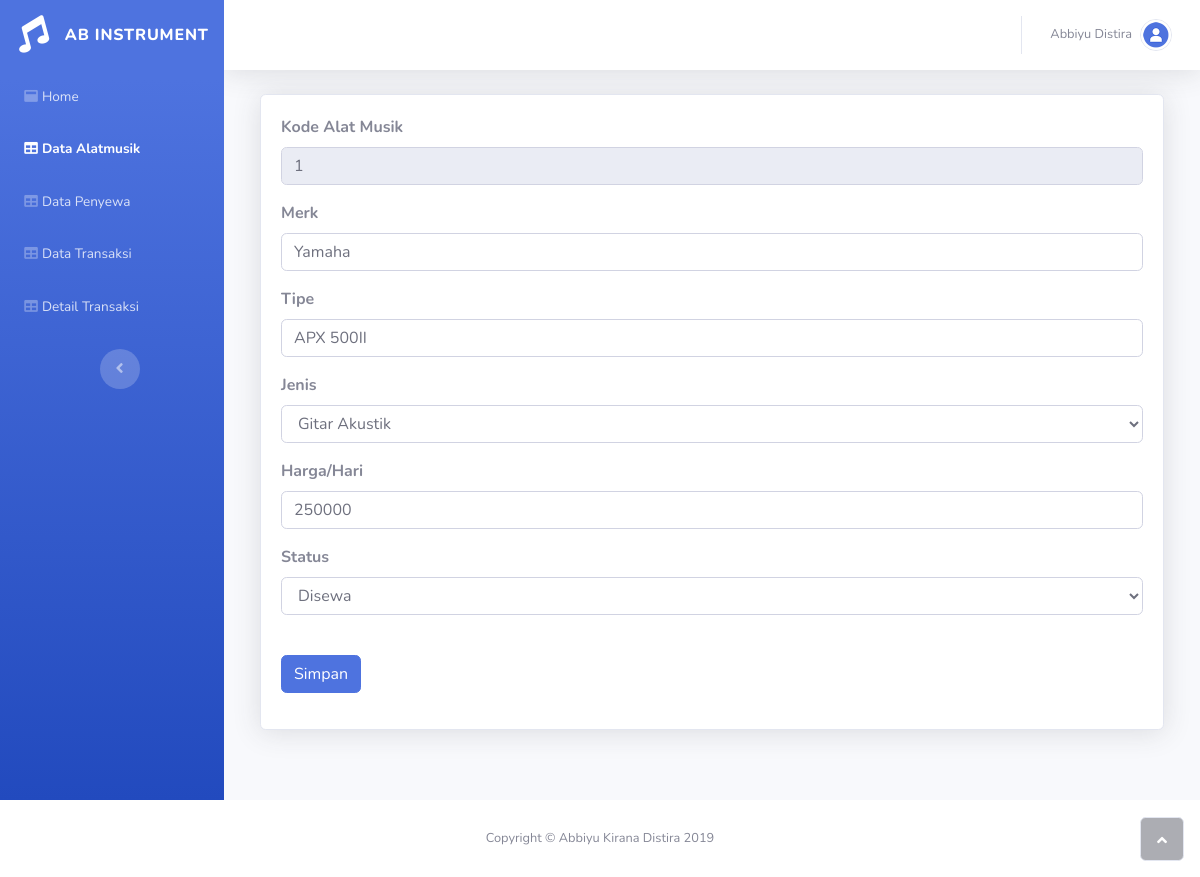
/edit_alatmusik.php?id_alatmusik=1 (signed in), run on the app's committed database.
### tables this page shows
CREATE TABLE `alatmusik` (
  `id_alatmusik` int(11) NOT NULL,
  `merk` varchar(25) NOT NULL,
  `tipe` varchar(50) NOT NULL,
  `jenis` varchar(20) NOT NULL,
  `harga_sewa` varchar(25) NOT NULL,
  `status` varchar(25) NOT NULL
);

### edit_alatmusik.php (the view, shortened to what this page needs)
<?php
include "koneksi.php";
$id_alatmusik = $_GET['id_alatmusik'];
$query = mysqli_query($connect, "select * from alatmusik where id_alatmusik='$id_alatmusik'") or die(mysqli_error($connect));
while ($res = mysqli_fetch_array($query)) {
    $id_alatmusik = $res['id_alatmusik'];
    $merk = $res['merk'];
    $tipe = $res['tipe'];
    $harga_sewa = $res['harga_sewa'];
}
?>
<!DOCTYPE html>
<html>
<head>
    <link rel="stylesheet" href="assets/bootstrap/css/bootstrap.min.css">
    <link rel="stylesheet" href="assets/fonts/fontawesome-all.min.css">
    <link rel="stylesheet" href="assets/css/Navigation-Clean.css">
</head>
<body id="page-top">
    <div id="wrapper">
        <nav class="navbar navbar-dark align-items-start sidebar sidebar-dark accordion bg-gradient-primary p-0">
            <div class="container-fluid d-flex flex-column p-0">
                <a class="navbar-brand d-flex justify-content-center align-items-center sidebar-brand m-0" href="#">
                    <div class="sidebar-brand-icon rotate-n-15"><i class="fas fa-music"></i></div>
                    <div class="sidebar-brand-text mx-3"><span>AB Instrument</span></div>
                </a>
                <ul class="nav navbar-nav text-light" id="accordionSidebar">
                    <li class="nav-item" role="presentation">
                        <a class="nav-link" href="index.php"><i class="fas fa-window-maximize"></i><span>Home</span></a>
                        <a class="nav-link active" href="alatmusik.php"><i class="fas fa-table"></i><span>Data Alatmusik</span></a>
                        <a class="nav-link" href="penyewa.php"><i class="fas fa-table"></i><span>Data Penyewa</span></a>
                        <a class="nav-link" href="transaksi.php"><i class="fas fa-table"></i><span>Data Transaksi</span></a>
                        <a class="nav-link" href="detailtransaksi.php"><i class="fas fa-table"></i><span>Detail Transaksi</span></a>
                    </li>
                </ul>
                <div class="text-center d-none d-md-inline"><button class="btn rounded-circle border-0" id="sidebarToggle" type="button"></button></div>
            </div>
        </nav>
        <div class="d-flex flex-column" id="content-wrapper">
            <div id="content">
                <nav class="navbar navbar-light navbar-expand bg-white shadow mb-4 topbar static-top">
                    <div class="container-fluid">
                        <ul class="nav navbar-nav flex-nowrap ml-auto">
                            <li class="nav-item dropdown no-arrow" role="presentation">
                                <div class="nav-item dropdown no-arrow"><a class="dropdown-toggle nav-link" data-toggle="dropdown" aria-expanded="false" href="#">
                                    <span class="d-none d-lg-inline mr-2 text-gray-600 small">
                                    <?php
                                        include "koneksi.php";
                                        $username = $_SESSION['username'];
                                        $query = "SELECT * from admin where username='$username'";
                                        $result = mysqli_query($connect, $query) or die(mysqli_error($connect));
                                        while ($row = mysqli_fetch_array($result)) {
                                    ?>
                                    <?php echo $row['nama']; ?>
                                    <?php
                                        }
                                    ?>
                                    </span><img class="border rounded-circle img-profile" src="assets/img/avatars/avatar1.jpeg"></a>
                    </div>
                    </li>
                    </ul>
            </div>
            </nav>
            <div class="container-fluid">
                <div class="col">
                        <div class="card shadow">
                            <div class="card-body">
                                <form method="post" action="aksi_editalatmusik.php?id_alatmusik=<?php echo $id_alatmusik; ?>">
                                    <div class="form-group">
                                        <label>
                                            <strong>Kode Alat Musik</strong>
                                            <br>
                                        </label>
                                        <input disabled value="<?php echo $id_alatmusik; ?>" class="form-control" type="text" name="id_alatmusik" value="<?php echo $row['id_alatmusik']; ?>">
                                    </div>
                                    <div class="form-group">
                                        <label>
                                            <strong>Merk</strong>
                                            <br>
                                        </label>
                                        <input value="<?php echo $merk; ?>" class="form-control" type="text" name="merk" value="<?php echo $row['merk']; ?>" required>
                                    </div>
                                    <div class="form-group">
                                        <label>
                                            <strong>Tipe</strong>
                                            <br>
                                        </label>
                                        <input value="<?php echo $tipe; ?>" class="form-control" type="text" name="tipe" value="<?php echo $row['tipe']; ?>" required>
                                    </div>
                                    <div class="form-group">
                                        <label>
                                            <strong>Jenis</strong>
                                            <br>
                                        </label>
                                        <?php $optionjenis = array(
                                            "Gitar Elektrik" => 'Gitar Elektrik',
                                            "Gitar Akustik" => 'Gitar Akustik',
                                            "Bass Elektrik" => 'Bass Elektrik',
                                            "Bass Akustik" => 'Bass Akustik',
                                            "Drumkit" => 'Drumkit',
                                            "Keyboard" => 'Keyboard',
                                            "Lainnya" => 'Lainnya'
                                        );
                                        $queryjenis = "SELECT jenis FROM alatmusik where id_alatmusik= $id_alatmusik";
                                        $resultjenis = mysqli_query($connect, $queryjenis) or die(mysqli_error($connect));
                                        $rowjenis = mysqli_fetch_array($resultjenis); ?>
                                        <select class="form-control" name="jenis">
                                            <?php foreach( $optionjenis as $var => $optionjenis ): ?>
                                            <option value="<?php echo $var ?>"<?php if( $var == $rowjenis['jenis'] ): ?> selected="selected"<?php endif; ?>><?php echo $optionjenis ?></option>
                                            <?php endforeach; ?>
                                        </select>
                                    </div>
                                    <div class="form-group">
                                        <label>
                                            <strong>Harga/Hari</strong>
                                            <br>
                                        </label>
                                        <input value="<?php echo $harga_sewa; ?>" class="form-control" type="text" name="harga_sewa" value="<?php echo $row['harga_sewa']; ?>" required>
                                    </div>
                                    <div class="form-group">
                                        <label>
                                            <strong>Status</strong>
                                            <br>
                                        </label>
                                        <?php $optionstatus = array(
                                            "Masih" => 'Masih',
                                            "Disewa" => 'Disewa'
                                        );
                                        $querystatus = "SELECT status FROM alatmusik where id_alatmusik= $id_alatmusik";
                                        $resultstatus = mysqli_query($connect, $querystatus) or die(mysqli_error($connect));
                                        $rowstatus = mysqli_fetch_array($resultstatus); ?>
                                        <select class="form-control" name="status">
                                            <?php foreach( $optionstatus as $var => $optionstatus ): ?>
                                            <option value="<?php echo $var ?>"<?php if( $var == $rowstatus['status'] ): ?> selected="selected"<?php endif; ?>><?php echo $optionstatus ?></option>
                                            <?php endforeach; ?>
                                        </select>
                                    </div>
                                    <br>
                                    <div class="form-group">
                                            <button class="btn btn-primary" type="submit">Simpan</button>
                                    </div>
                                </form>
                            </div>
                        </div>
                    </div>
                </div>
            </div>
        </div>
        </div>
        <footer class="bg-white sticky-footer">
            <div class="container my-auto">
                <div class="text-center my-auto copyright"><span>Copyright © Abbiyu Kirana Distira 2019</span></div>
            </div>
        </footer>
    </div><a class="border rounded d-inline scroll-to-top" href="#page-top"><i class="fas fa-angle-up"></i></a></div>
</body>
</html>

### data on the page
alatmusik: id_alatmusik "1", merk "Yamaha", tipe "APX 500II", jenis "Gitar Akustik", harga_sewa "250000", status "Disewa"

### other printed values
$row['nama'] "Abbiyu Distira"
